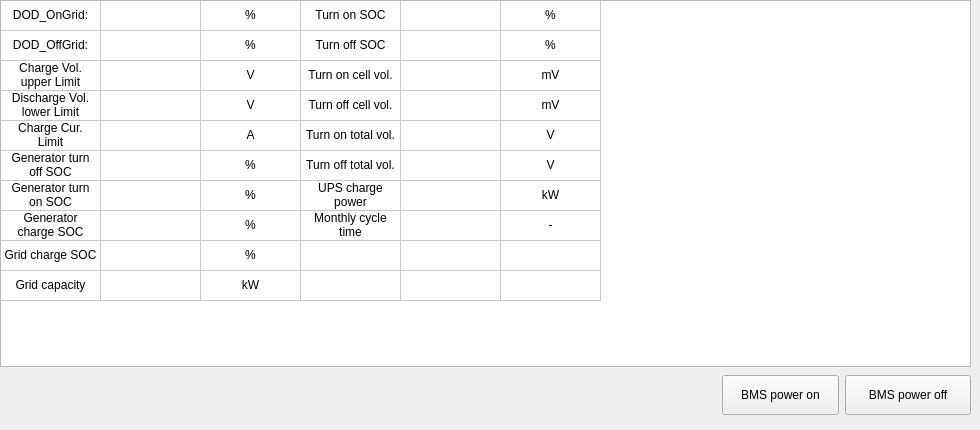
         <widget class="QWidget" name="Lithium_stackedWidgetPage">
          <widget class="QTableWidget" name="Lithum_Tab">
           <property name="geometry">
            <rect>
             <x>0</x>
             <y>0</y>
             <width>971</width>
             <height>367</height>
            </rect>
           </property>
           <attribute name="horizontalHeaderVisible">
            <bool>false</bool>
           </attribute>
           <attribute name="verticalHeaderVisible">
            <bool>false</bool>
           </attribute>
           <row>
            <property name="text">
             <string>1</string>
            </property>
           </row>
           <row>
            <property name="text">
             <string>2</string>
            </property>
           </row>
           <row>
            <property name="text">
             <string>3</string>
            </property>
           </row>
           <row>
            <property name="text">
             <string>4</string>
            </property>
           </row>
           <row>
            <property name="text">
             <string>5</string>
            </property>
           </row>
           <row>
            <property name="text">
             <string>6</string>
            </property>
           </row>
           <row>
            <property name="text">
             <string>7</string>
            </property>
           </row>
           <row>
            <property name="text">
             <string>8</string>
            </property>
           </row>
           <row>
            <property name="text">
             <string>9</string>
            </property>
           </row>
           <row>
            <property name="text">
             <string>10</string>
            </property>
           </row>
           <column>
            <property name="text">
             <string>1</string>
            </property>
           </column>
           <column>
            <property name="text">
             <string>2</string>
            </property>
           </column>
           <column>
            <property name="text">
             <string>3</string>
            </property>
           </column>
           <column>
            <property name="text">
             <string>4</string>
            </property>
           </column>
           <column>
            <property name="text">
             <string>5</string>
            </property>
           </column>
           <column>
            <property name="text">
             <string>6</string>
            </property>
           </column>
           <item row="0" column="0">
            <property name="text">
             <string>DOD_OnGrid:</string>
            </property>
            <property name="textAlignment">
             <set>AlignCenter</set>
            </property>
           </item>
           <item row="0" column="2">
            <property name="text">
             <string>%</string>
            </property>
            <property name="textAlignment">
             <set>AlignCenter</set>
            </property>
           </item>
           <item row="0" column="3">
            <property name="text">
             <string>Turn on SOC</string>
            </property>
            <property name="textAlignment">
             <set>AlignCenter</set>
            </property>
           </item>
           <item row="0" column="5">
            <property name="text">
             <string>%</string>
            </property>
            <property name="textAlignment">
             <set>AlignCenter</set>
            </property>
           </item>
           <item row="1" column="0">
            <property name="text">
             <string>DOD_OffGrid:</string>
            </property>
            <property name="textAlignment">
             <set>AlignCenter</set>
            </property>
           </item>
           <item row="1" column="2">
            <property name="text">
             <string>%</string>
            </property>
            <property name="textAlignment">
             <set>AlignCenter</set>
            </property>
           </item>
           <item row="1" column="3">
            <property name="text">
             <string>Turn off SOC</string>
            </property>
            <property name="textAlignment">
             <set>AlignCenter</set>
            </property>
           </item>
           <item row="1" column="5">
            <property name="text">
             <string>%</string>
            </property>
            <property name="textAlignment">
             <set>AlignCenter</set>
            </property>
           </item>
           <item row="2" column="0">
            <property name="text">
             <string>Charge Vol. upper Limit</string>
            </property>
            <property name="textAlignment">
             <set>AlignCenter</set>
            </property>
           </item>
           <item row="2" column="2">
            <property name="text">
             <string>V</string>
            </property>
            <property name="textAlignment">
             <set>AlignCenter</set>
            </property>
           </item>
           <item row="2" column="3">
            <property name="text">
             <string>Turn on cell vol.</string>
            </property>
            <property name="textAlignment">
             <set>AlignCenter</set>
            </property>
           </item>
           <item row="2" column="5">
            <property name="text">
             <string>mV</string>
            </property>
            <property name="textAlignment">
             <set>AlignCenter</set>
            </property>
           </item>
           <item row="3" column="0">
            <property name="text">
             <string>Discharge Vol. lower Limit</string>
            </property>
            <property name="textAlignment">
             <set>AlignCenter</set>
            </property>
           </item>
           <item row="3" column="2">
            <property name="text">
             <string>V</string>
            </property>
            <property name="textAlignment">
             <set>AlignCenter</set>
            </property>
           </item>
           <item row="3" column="3">
            <property name="text">
             <string>Turn off cell vol.</string>
            </property>
            <property name="textAlignment">
             <set>AlignCenter</set>
            </property>
           </item>
           <item row="3" column="5">
            <property name="text">
             <string>mV</string>
            </property>
            <property name="textAlignment">
             <set>AlignCenter</set>
            </property>
           </item>
           <item row="4" column="0">
            <property name="text">
             <string>Charge Cur. Limit</string>
            </property>
            <property name="textAlignment">
             <set>AlignCenter</set>
            </property>
           </item>
           <item row="4" column="2">
            <property name="text">
             <string>A</string>
            </property>
            <property name="textAlignment">
             <set>AlignCenter</set>
            </property>
           </item>
           <item row="4" column="3">
            <property name="text">
             <string>Turn on total vol.</string>
            </property>
            <property name="textAlignment">
             <set>AlignCenter</set>
            </property>
           </item>
           <item row="4" column="5">
            <property name="text">
             <string>V</string>
            </property>
            <property name="textAlignment">
             <set>AlignCenter</set>
            </property>
           </item>
           <item row="5" column="0">
            <property name="text">
             <string>Generator turn off SOC</string>
            </property>
            <property name="textAlignment">
             <set>AlignCenter</set>
            </property>
           </item>
           <item row="5" column="2">
            <property name="text">
             <string>%</string>
            </property>
            <property name="textAlignment">
             <set>AlignCenter</set>
            </property>
           </item>
           <item row="5" column="3">
            <property name="text">
             <string>Turn off total vol.</string>
            </property>
            <property name="textAlignment">
             <set>AlignCenter</set>
            </property>
           </item>
           <item row="5" column="5">
            <property name="text">
             <string>V</string>
            </property>
            <property name="textAlignment">
             <set>AlignCenter</set>
            </property>
           </item>
           <item row="6" column="0">
            <property name="text">
             <string>Generator turn on SOC</string>
            </property>
            <property name="textAlignment">
             <set>AlignCenter</set>
            </property>
           </item>
           <item row="6" column="2">
            <property name="text">
             <string>%</string>
            </property>
            <property name="textAlignment">
             <set>AlignCenter</set>
            </property>
           </item>
           <item row="6" column="3">
            <property name="text">
             <string>UPS charge power</string>
            </property>
            <property name="textAlignment">
             <set>AlignCenter</set>
            </property>
           </item>
           <item row="6" column="5">
            <property name="text">
             <string>kW</string>
            </property>
            <property name="textAlignment">
             <set>AlignCenter</set>
            </property>
           </item>
           <item row="7" column="0">
            <property name="text">
             <string>Generator charge SOC</string>
            </property>
            <property name="textAlignment">
             <set>AlignCenter</set>
            </property>
           </item>
           <item row="7" column="2">
            <property name="text">
             <string>%</string>
            </property>
            <property name="textAlignment">
             <set>AlignCenter</set>
            </property>
           </item>
           <item row="7" column="3">
            <property name="text">
             <string>Monthly cycle time</string>
            </property>
            <property name="textAlignment">
             <set>AlignCenter</set>
            </property>
           </item>
           <item row="7" column="5">
            <property name="text">
             <string>-</string>
            </property>
            <property name="textAlignment">
             <set>AlignCenter</set>
            </property>
           </item>
           <item row="8" column="0">
            <property name="text">
             <string>Grid charge SOC</string>
            </property>
            <property name="textAlignment">
             <set>AlignCenter</set>
            </property>
           </item>
           <item row="8" column="2">
            <property name="text">
             <string>%</string>
            </property>
            <property name="textAlignment">
             <set>AlignCenter</set>
            </property>
           </item>
           <item row="9" column="0">
            <property name="text">
             <string>Grid capacity</string>
            </property>
            <property name="textAlignment">
             <set>AlignCenter</set>
            </property>
           </item>
           <item row="9" column="2">
            <property name="text">
             <string>kW</string>
            </property>
            <property name="textAlignment">
             <set>AlignCenter</set>
            </property>
           </item>
          </widget>
          <widget class="QWidget" name="horizontalLayoutWidget_11">
           <property name="geometry">
            <rect>
             <x>0</x>
             <y>370</y>
             <width>971</width>
             <height>51</height>
            </rect>
           </property>
           <layout class="QHBoxLayout" name="horizontalLayout_29">
            <item>
             <spacer name="horizontalSpacer">
              <property name="orientation">
               <enum>Qt::Horizontal</enum>
              </property>
              <property name="sizeHint" stdset="0">
               <size>
                <width>40</width>
                <height>20</height>
               </size>
              </property>
             </spacer>
            </item>
            <item>
             <widget class="QPushButton" name="BMSPowerOn_btn">
              <property name="minimumSize">
               <size>
                <width>117</width>
                <height>40</height>
               </size>
              </property>
              <property name="maximumSize">
               <size>
                <width>117</width>
                <height>40</height>
               </size>
              </property>
              <property name="text">
               <string>BMS power on</string>
              </property>
             </widget>
            </item>
            <item>
             <widget class="QPushButton" name="BMSPowerOff_btn">
              <property name="minimumSize">
               <size>
                <width>126</width>
                <height>40</height>
               </size>
              </property>
              <property name="maximumSize">
               <size>
                <width>126</width>
                <height>40</height>
               </size>
              </property>
              <property name="text">
               <string>BMS power off</string>
              </property>
             </widget>
            </item>
           </layout>
          </widget>
         </widget>
